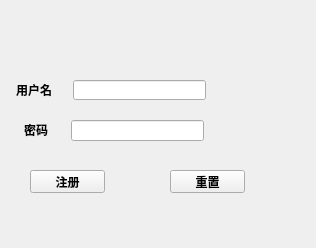
<?xml version="1.0" encoding="UTF-8"?>
<ui version="4.0">
 <class>SignUp</class>
 <widget class="QWidget" name="SignUp">
  <property name="geometry">
   <rect>
    <x>0</x>
    <y>0</y>
    <width>316</width>
    <height>248</height>
   </rect>
  </property>
  <property name="windowTitle">
   <string>Form</string>
  </property>
  <widget class="QLineEdit" name="lineEdit_Username">
   <property name="geometry">
    <rect>
     <x>73</x>
     <y>80</y>
     <width>133</width>
     <height>20</height>
    </rect>
   </property>
  </widget>
  <widget class="QLineEdit" name="lineEdit_Passwd">
   <property name="geometry">
    <rect>
     <x>71</x>
     <y>120</y>
     <width>133</width>
     <height>21</height>
    </rect>
   </property>
   <property name="inputMethodHints">
    <set>Qt::ImhHiddenText|Qt::ImhNoAutoUppercase|Qt::ImhNoPredictiveText|Qt::ImhSensitiveData</set>
   </property>
   <property name="echoMode">
    <enum>QLineEdit::Password</enum>
   </property>
  </widget>
  <widget class="QLabel" name="label_Username">
   <property name="geometry">
    <rect>
     <x>16</x>
     <y>80</y>
     <width>51</width>
     <height>20</height>
    </rect>
   </property>
   <property name="font">
    <font>
     <family>微软雅黑</family>
     <weight>75</weight>
     <bold>true</bold>
    </font>
   </property>
   <property name="text">
    <string>用户名</string>
   </property>
  </widget>
  <widget class="QLabel" name="label_Passwd">
   <property name="geometry">
    <rect>
     <x>24</x>
     <y>120</y>
     <width>41</width>
     <height>20</height>
    </rect>
   </property>
   <property name="font">
    <font>
     <family>微软雅黑</family>
     <weight>75</weight>
     <bold>true</bold>
    </font>
   </property>
   <property name="text">
    <string>密码</string>
   </property>
  </widget>
  <widget class="QPushButton" name="pushButton_signup">
   <property name="geometry">
    <rect>
     <x>30</x>
     <y>170</y>
     <width>75</width>
     <height>23</height>
    </rect>
   </property>
   <property name="font">
    <font>
     <family>微软雅黑</family>
     <weight>75</weight>
     <bold>true</bold>
    </font>
   </property>
   <property name="text">
    <string>注册</string>
   </property>
  </widget>
  <widget class="QPushButton" name="pushButton_reset">
   <property name="geometry">
    <rect>
     <x>170</x>
     <y>170</y>
     <width>75</width>
     <height>23</height>
    </rect>
   </property>
   <property name="font">
    <font>
     <family>微软雅黑</family>
     <weight>75</weight>
     <bold>true</bold>
    </font>
   </property>
   <property name="text">
    <string>重置</string>
   </property>
  </widget>
 </widget>
 <resources/>
 <connections/>
</ui>
